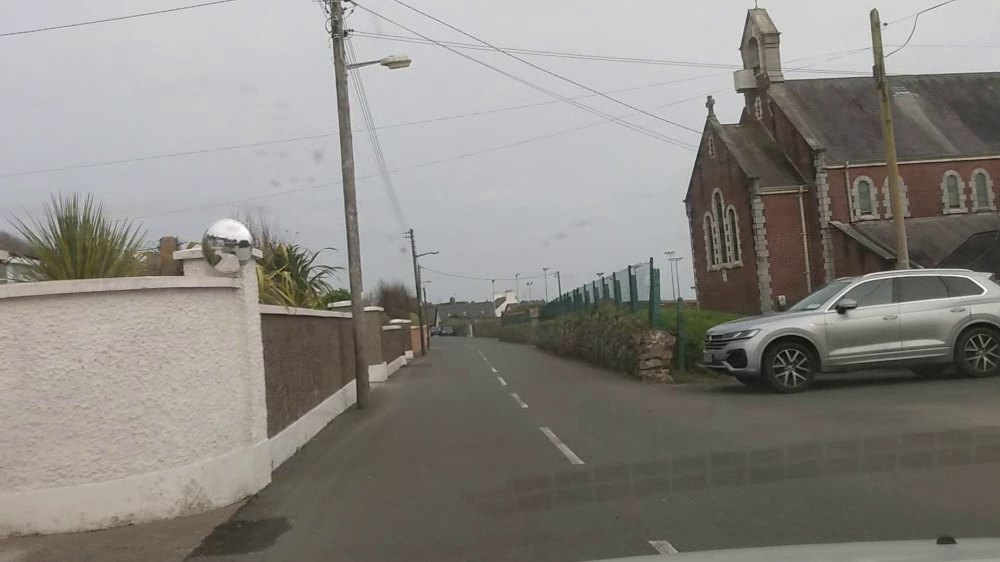
#> input picture frame 3 of images/Assignment_MV_02_video.mp4, 1000 x 562 px, given in place of courtyard.mp4, which was not available
$ jupyter execute 09_Lab_8_Stitching_Image_Panorama.ipynb   (text cells are left out)
#> lines starting #> are read from the running program, lines starting #| are printed output that depends on the picture; after the words box and inside, x2 and y2 are one past the last pixel; in counts of white or black regions, pixels touching at a corner belong together; pictures that were not available may be replaced by others from this repository, and a replacement may not be noted
[cell 1]
import cv2
import numpy as np

[cell 2]
from google.colab.patches import cv2_imshow

[cell 3]
def get_tracks(filename):
#> called with filename = '/content/courtyard.mp4'
    camera = cv2.VideoCapture(filename)

    # initialise features to track
    while camera.isOpened():
        ret,img= camera.read()
#> img is the input picture: shape (562, 1000, 3); mean B, G, R 130, 134.9, 137.8
        if ret:
            new_img = cv2.cvtColor(img, cv2.COLOR_RGB2GRAY)
            p0 = cv2.goodFeaturesToTrack(new_img, 200, 0.3, 7)
#> p0 = 99 rows, first 8: [651, 257], [779, 33], [346, 8], [629, 266], [739, 49], [382, 309], [327, 12], [350, 301]
            break

    # initialise tracks
    index = np.arange(len(p0))
#> index = 99 values from 0 to 98
    tracks = {}
    for i in range(len(p0)):
        tracks[index[i]] = {0:p0[i]}
#> this loop made 99 passes
#> after the loop, tracks = 99 items

    frame = 0
    while camera.isOpened():
        ret,img= camera.read()
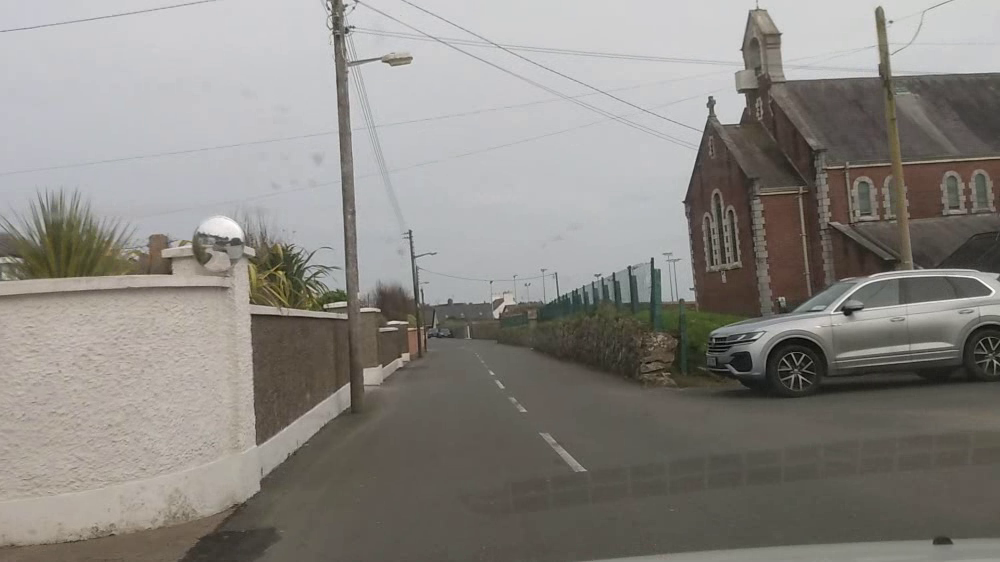
#> input picture frame 4 of images/Assignment_MV_02_video.mp4, 1000 x 562 px, given in place of courtyard.mp4, which was not available
#> img is the input picture: shape (562, 1000, 3); mean B, G, R 130.2, 134.9, 138
        if not ret:
            break

        frame += 1

        old_img = new_img
        new_img = cv2.cvtColor(img, cv2.COLOR_RGB2GRAY)

        # calculate optical flow
        if len(p0)>0:
            p1, st, err  = cv2.calcOpticalFlowPyrLK(old_img, new_img, p0, None)
#> p1 = 99 rows, first 8: [651.9, 257.3], [780.1, 33.58], [347.4, 4.11], [629.1, 266.5], [740.5, 49.51], [378.9, 310.2], [328.2, 8.72], [346.1, 301.9]; st = 99 values, max 1 at index 0, min 0 at index 25, mean 0.98; err = 99 values, max 18.99 at index 2, min -1.22e-20 at index 66, mean 5.59

            # visualise points
            for i in range(len(st)):
                if st[i]:
                    cv2.circle(img, (int(p1[i,0,0]),int(p1[i,0,1])), 2, (0,0,255), 2)
                    cv2.line(img, (int(p0[i,0,0]),int(p0[i,0,1])), (int(p0[i,0,0]+(p1[i][0,0]-p0[i,0,0])*5),int(p0[i,0,1]+(p1[i][0,1]-p0[i,0,1])*5)), (0,0,255), 2)
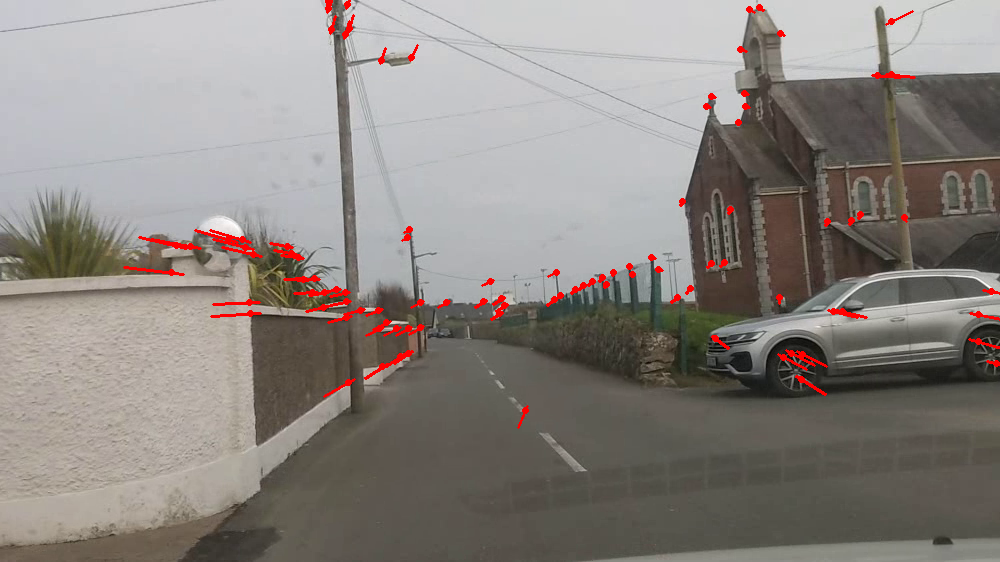
#> img: shape (562, 1000, 3); 1.26% of pixels changed, all inside (x1, y1, x2, y2) = (123, 0, 1000, 429)

            p0 = p1[st==1].reshape(-1,1,2)
#> p0 = 97 rows, first 8: [651.9, 257.3], [780.1, 33.58], [347.4, 4.11], [629.1, 266.5], [740.5, 49.51], [378.9, 310.2], [328.2, 8.72], [346.1, 301.9]
            index = index[st.flatten()==1]
#> index = 97 values from 0 to 98


        # refresh features, if too many lost
        if len(p0)<100:
            new_p0 = cv2.goodFeaturesToTrack(new_img, 200-len(p0), 0.3, 7)
#> new_p0 = 103 rows, first 8: [652, 258], [379, 310], [834, 311], [346, 302], [251, 314], [802, 379], [683, 202], [613, 272]
            for i in range(len(new_p0)):
                if np.min(np.linalg.norm((p0 - new_p0[i]).reshape(len(p0),2),axis=1))>10:
                    p0 = np.append(p0,new_p0[i].reshape(-1,1,2),axis=0)
                    index = np.append(index,np.max(index)+1)
#> this loop made 103 passes
#> after the loop, index = 112 values from 0 to 113; p0 = 112 rows, first 8: [651.9, 257.3], [780.1, 33.58], [347.4, 4.11], [629.1, 266.5], [740.5, 49.51], [378.9, 310.2], [328.2, 8.72], [346.1, 301.9]

        # update tracks
        for i in range(len(p0)):
            if index[i] in tracks:
                tracks[index[i]][frame] = p0[i]
            else:
                tracks[index[i]] = {frame: p0[i]}
#> this loop made 112 passes
#> after the loop, tracks = 114 items

        # visualise last frames of active tracks
        for i in range(len(index)):
            for f in range(frame-20,frame):
                if (f in tracks[index[i]]) and (f+1 in tracks[index[i]]):
                    cv2.line(img,
                             (int(tracks[index[i]][f][0,0]),int(tracks[index[i]][f][0,1])),
                             (int(tracks[index[i]][f+1][0,0]),int(tracks[index[i]][f+1][0,1])),
                             (0,255,0), 1)
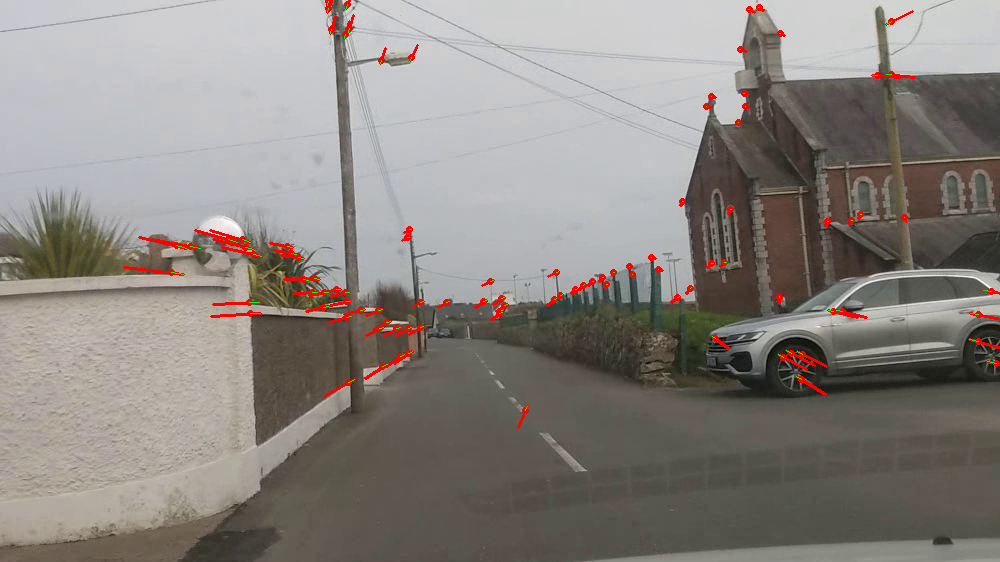
#> img: shape (562, 1000, 3); 0.08% of pixels changed, all inside (x1, y1, x2, y2) = (171, 1, 997, 411)

        # [7 lines of commented-out code are left out]


    camera.release()

    return tracks, frame

$ run again, starting later in the video
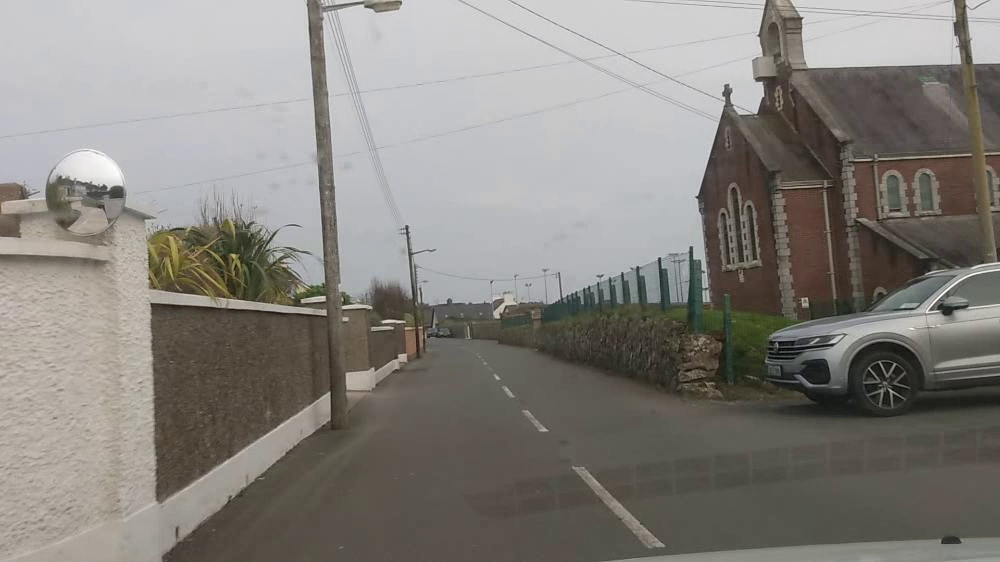
#> input picture frame 13 of images/Assignment_MV_02_video.mp4, 1000 x 562 px, given in place of courtyard.mp4, which was not available
#> in get_tracks, img is the input picture: shape (562, 1000, 3); mean B, G, R 125.8, 130.8, 134.1
#> in get_tracks, `p0 = cv2.goodFeaturesToTrack(new_img, 200, 0.3, 7)`: p0 = 95 rows, first 8: [758, 35], [659, 258], [696, 197], [929, 310], [801, 18], [324, 297], [637, 266], [691, 247]
#> in get_tracks, `index = np.arange(len(p0))`: index = 95 values from 0 to 94
#> the loop in get_tracks, `for i in range(len(p0)):` made 95 passes
#> after the loop in get_tracks, `for i in range(len(p0)):`: tracks = 95 items
#> p1 = 95 rows, first 8: [762, 31.53], [665.7, 255.3], [700.5, 194], [946.4, 307.9], [805.1, 14.5], [322.3, 295.7], [642.7, 263.8], [699.3, 243.6]; st = 95 values, max 1 at index 0, min 0 at index 17, mean 0.979; err = 95 values, max 23.27 at index 41, min 9.18e-39 at index 94, mean 6.35
#> the loop in get_tracks, `for i in range(len(st)):` made 95 passes
#> after the loop in get_tracks, `for i in range(len(st)):`:
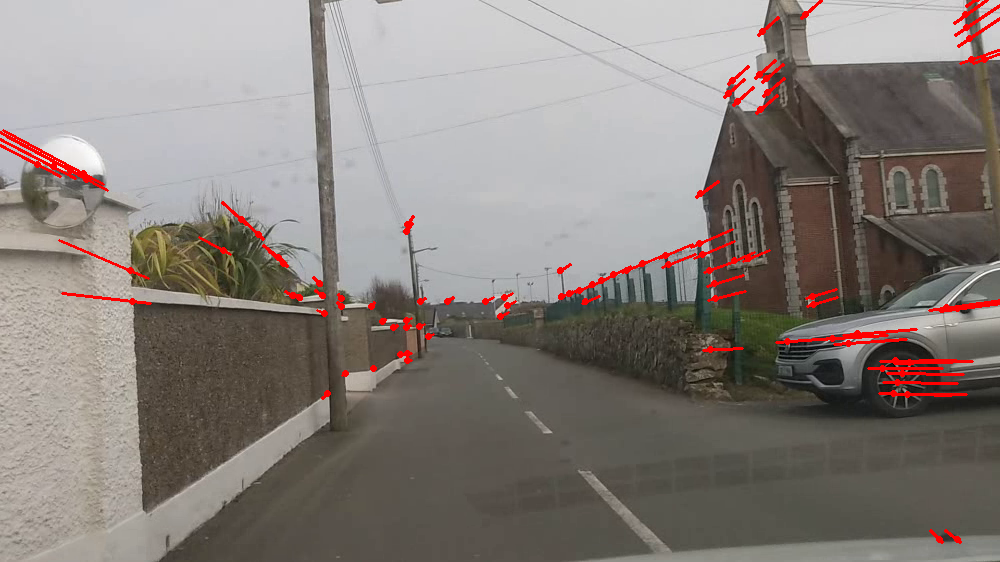
#> img: shape (562, 1000, 3); mean B, G, R 122.6, 127.4, 135.6
#> in get_tracks, `p0 = p1[st==1].reshape(-1,1,2)`: p0 = 93 rows, first 8: [762, 31.53], [665.7, 255.3], [700.5, 194], [946.4, 307.9], [805.1, 14.5], [322.3, 295.7], [642.7, 263.8], [699.3, 243.6]
#> in get_tracks, `index = index[st.flatten()==1]`: index = 93 values from 0 to 93
#> new_p0 = 89 rows, first 8: [806, 14], [133, 301], [666, 255], [761, 32], [947, 308], [700, 194], [627, 270], [732, 81]
#> the loop in get_tracks, `for i in range(len(new_p0)):` made 89 passes
#> after the loop in get_tracks, `for i in range(len(new_p0)):`: index = 104 values from 0 to 104; p0 = 104 rows, first 8: [762, 31.53], [665.7, 255.3], [700.5, 194], [946.4, 307.9], [805.1, 14.5], [322.3, 295.7], [642.7, 263.8], [699.3, 243.6]
#> the loop in get_tracks, `for i in range(len(p0)):` made 104 passes
#> after the loop in get_tracks, `for i in range(len(p0)):`: tracks = 105 items
#> the loop in get_tracks, `for i in range(len(index)):` made 104 passes
#> after the loop in get_tracks, `for i in range(len(index)):`:
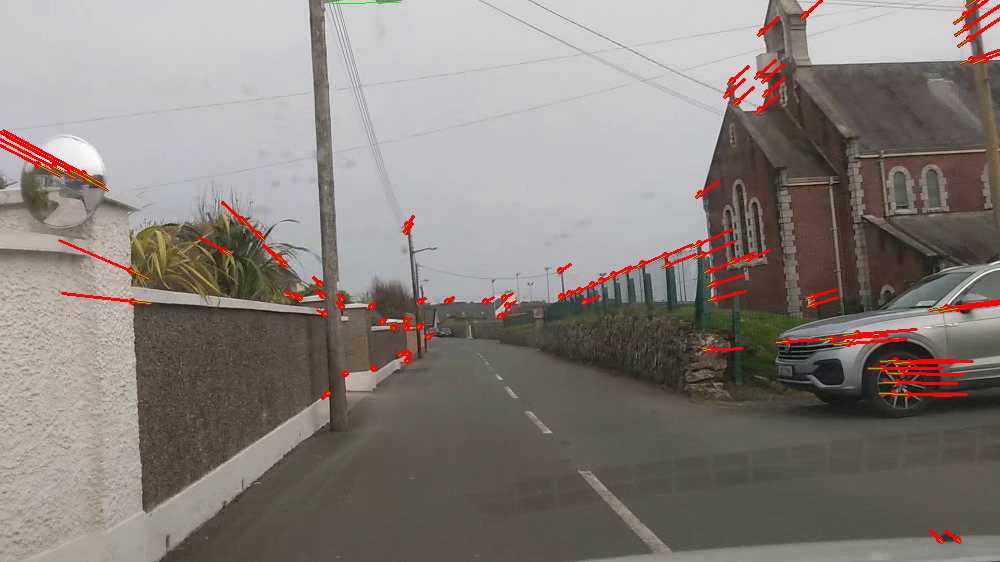
#> img: shape (562, 1000, 3); 0.14% of pixels changed, all inside (x1, y1, x2, y2) = (37, 0, 985, 543)

$ run again, starting later in the video
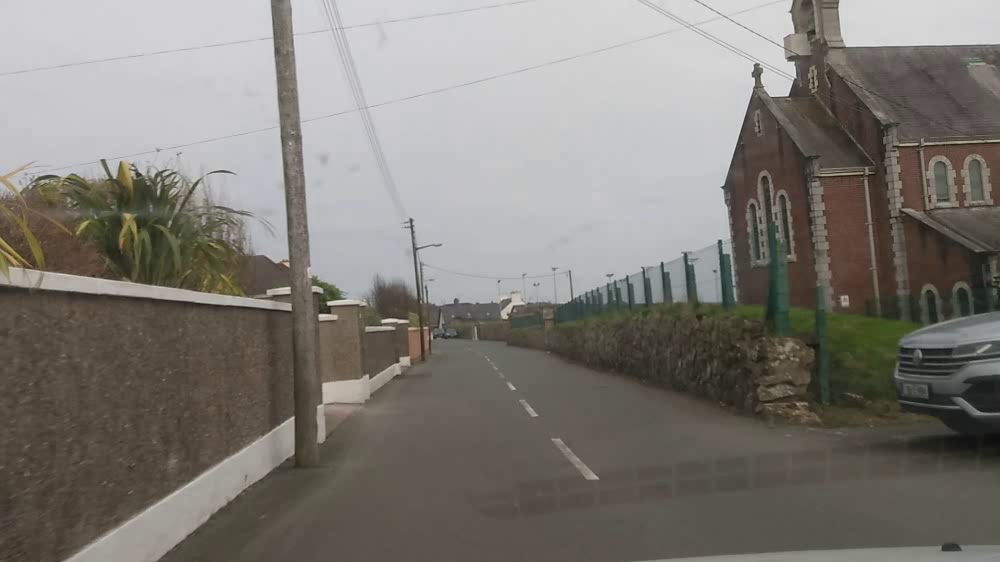
#> input picture frame 24 of images/Assignment_MV_02_video.mp4, 1000 x 562 px, given in place of courtyard.mp4, which was not available
#> in get_tracks, img is the input picture: shape (562, 1000, 3); mean B, G, R 117.3, 123.1, 126.7
#> in get_tracks, `p0 = cv2.goodFeaturesToTrack(new_img, 200, 0.3, 7)`: p0 = 64 rows, first 8: [721, 187], [793, 62], [662, 262], [789, 11], [289, 288], [319, 315], [795, 77], [327, 302]
#> in get_tracks, `index = np.arange(len(p0))`: index = 64 values from 0 to 63
#> the loop in get_tracks, `for i in range(len(p0)):` made 64 passes
#> after the loop in get_tracks, `for i in range(len(p0)):`: tracks = 64 items
#> p1 = 64 rows, first 8: [723.5, 185.6], [795.5, 60.9], [665.4, 261.1], [791, 10.59], [280.5, 287.9], [313.1, 315.7], [797.5, 75.81], [322.3, 302.4]; st = 64 values, max 1 at index 0, min 0 at index 45, mean 0.984; err = 64 values, max 23.21 at index 47, min 0.0224 at index 45, mean 6.48
#> the loop in get_tracks, `for i in range(len(st)):` made 64 passes
#> in get_tracks, `p0 = p1[st==1].reshape(-1,1,2)`: p0 = 63 rows, first 8: [723.5, 185.6], [795.5, 60.9], [665.4, 261.1], [791, 10.59], [280.5, 287.9], [313.1, 315.7], [797.5, 75.81], [322.3, 302.4]
#> in get_tracks, `index = index[st.flatten()==1]`: index = 63 values from 0 to 63
#> new_p0 = 51 rows, first 8: [665, 261], [313, 316], [323, 303], [727, 238], [281, 292], [616, 280], [724, 186], [629, 275]
#> the loop in get_tracks, `for i in range(len(new_p0)):` made 51 passes
#> after the loop in get_tracks, `for i in range(len(new_p0)):`: index = 73 values from 0 to 73; p0 = 73 rows, first 8: [723.5, 185.6], [795.5, 60.9], [665.4, 261.1], [791, 10.59], [280.5, 287.9], [313.1, 315.7], [797.5, 75.81], [322.3, 302.4]
#> the loop in get_tracks, `for i in range(len(p0)):` made 73 passes
#> after the loop in get_tracks, `for i in range(len(p0)):`: tracks = 74 items
#> the loop in get_tracks, `for i in range(len(index)):` made 73 passes
#> after the loop in get_tracks, `for i in range(len(index)):`:
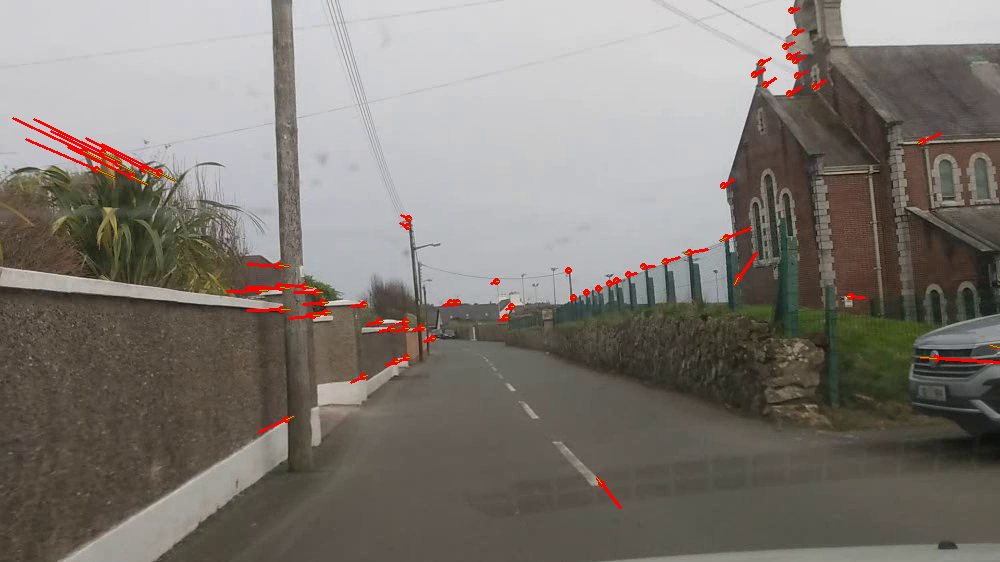
#> img: shape (562, 1000, 3); mean B, G, R 115.6, 121.6, 127.4
#> in main, `tracks, frames = get_tracks("/content/courtyard.mp4")`: tracks = 113 items; frames = 6
#> the loop in calculate_homography, `for track in tracks:` made 113 passes
#> after the loop in calculate_homography, `for track in tracks:`: correspondences = 62 items, first 6: ([183.4, 728, 1], [187, 721, 1]), ([55.8, 801.6, 1], [62, 793, 1]), ([258.3, 674, 1], [262, 662, 1]), ([4.37, 797, 1], [11, 789, 1]), ([284.9, 267.3, 1], [288, 289, 1]), ([314.4, 305.3, 1], [315, 319, 1])
#> A = empty array
#> the loop in calculate_homography, `for x1,x2 in correspondences:` made 62 passes
#> S = [7.5, 2.4, 0.0166, 0.00952, 0.0062, 0.00206, 0.000382, 1.52e-05, 1.54e-06]
#> H = [[-0.00917, 0.000516, -0.557], [0.000656, -0.00883, -0.83], [5.99e-07, 1.24e-06, -0.011]]
#> H1 has the same summary as H in calculate_homography
#> the loop in calculate_homography (call 2), `for track in tracks:` made 113 passes
#> the loop in calculate_homography (call 2), `for x1,x2 in correspondences:` made 88 passes
#> U: shape (176, 176) float64
#> H2 = [[0.00949, 0.000697, -0.65], [3.43e-05, 0.0101, -0.76], [6.69e-07, 2.14e-06, 0.00726]]
#> images = 3 items
#> in stitch_together, `corners = np.array([[0,0,1],[base_image.shape[0],base_image.shape[1],1..`: corners = [[0, 0, 1], [562, 1000, 1]]
#> the loop in stitch_together, `for image_to_stitch in images_to_stitch:` made 2 passes
#> after the loop in stitch_together, `for image_to_stitch in images_to_stitch:`: corners = [[0, 0, 1], [562, 1000, 1], [-66.28, -98.91, 1], [590.4, -50.16, 1], [-4.14, 1006.1, 1], [570.4, 1009.4, 1], [62.96, 74.93, 1], [523, 73.37, 1], [-5.36, 1005.5, 1], [577.4, 1052, 1]]
#> top_left = [-66.28, -98.91, 1]
#> bottom_right = [590.4, 1052, 1]
#> size = [656.6, 1150.9, 0]
#> after the loop in stitch_together, `for i in range(0,target.shape[0]):`:
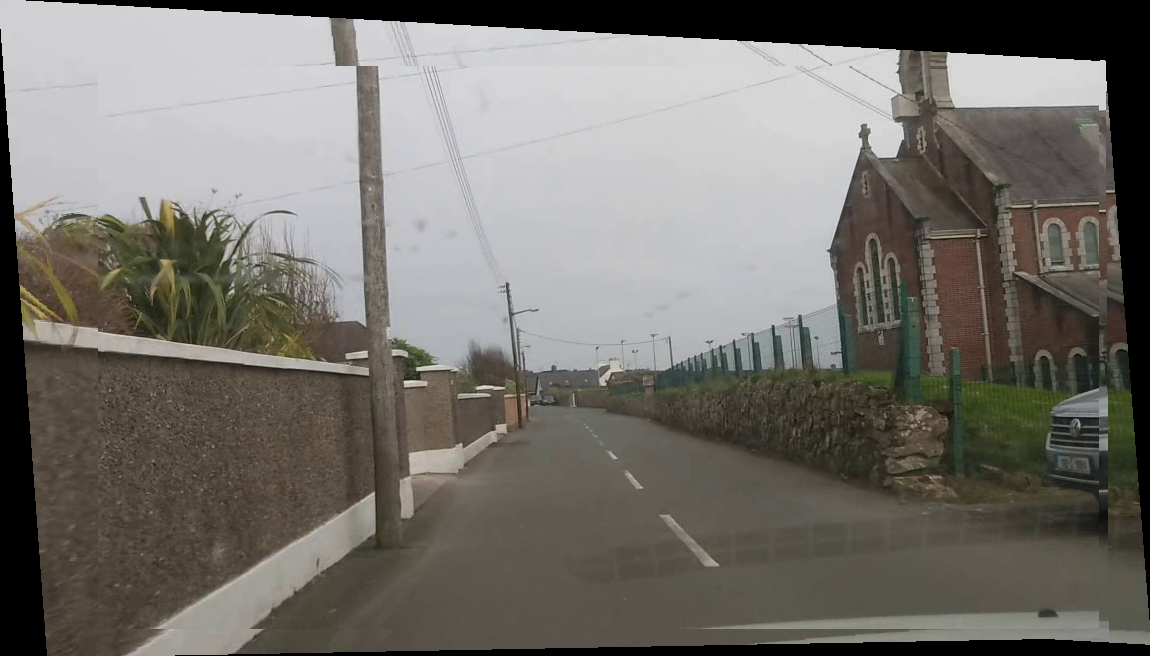
#> target: shape (656, 1150, 3); mean of channels 0, 1, 2 107.5, 112.9, 116.1; drawn as B, G, R
